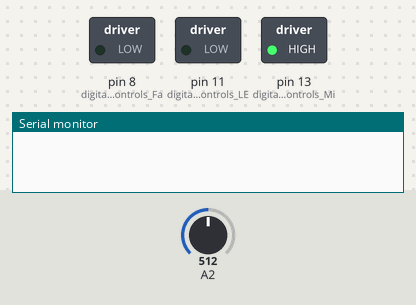
Recording of a sketch running on a simulated Arduino Uno, built with avr-gcc and run on an emulated ATmega328P. On the bench: switched loads named in the sketch (green lamp = pin HIGH), the last lines printed to the serial monitor. The test bench sets the inputs (shaded band); at power-on: A2 = 512.

Above: at 4.0 s.
At 11.5 s:
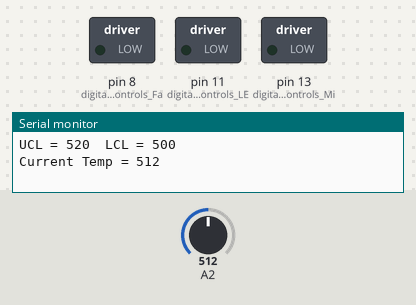
Timing chart, 0 to 19.5 s (numbered marks = the images above):
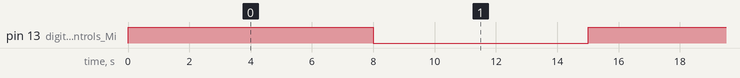

Measured:
- by itself, pin 13 (digital_pin_6_controls_Mi): alternates HIGH for 8.0 s and LOW for 7.0 s

The sketch:

smart_factory.ino
```cpp
int tempval = 0;  // variable to store temperature value read at analog pin 2
int waterval = 100; // variable to store analog water level value
float temp = 0;   //leftover from previous Test sketch

//Setup of setpoint, UCL, and LCL
int setpoint = 510;
//int setpoint = analogRead(5);
int UCL = setpoint + 10;
int LCL = setpoint - 10;

void setup() {

  pinMode(8, OUTPUT); //digital pin 8 controls Fan Motor
  pinMode(11, OUTPUT); //digital pin 7 controls LED Heater
  pinMode(13, OUTPUT); //digital pin 6 controls Mini-Pump
  Serial.begin(9600); //set up to print out text to monitor
}

void loop() {
   digitalWrite(13, HIGH);
  delay(8000);
  digitalWrite(13, LOW);
  //  Serial.print("Setpoint = ");
  //  Serial.print(setpoint);
  Serial.print("UCL = "); Serial.print(UCL);
  Serial.print("  LCL = "); Serial.println(LCL);
  tempval = analogRead(2);  // read thermister analog input pin 5
  Serial.print("Current Temp = ");
  Serial.println(tempval);    // print thermister value to serial monitor

  //IF-THEN-ELSE for Temperature
  if (tempval < LCL)
  {
    Serial.println("***tempval < LCL -- Turn ON LED");
    LEDON();
  }
  else if (tempval > UCL)
  {
    Serial.println("***tempval > UCL -- Turn OFF LED, Turn ON Fan");
    LEDOFF();
  }
  else {}

 delay(7000);
}

void LEDON() {
  //  Serial.println("In LCL Function");
  digitalWrite(11, HIGH); //LED ON
}

void LEDOFF() {
  //  Serial.println("In UCL Function");
  digitalWrite(11, LOW);  //LED OFF
  digitalWrite(8, HIGH); //Fan ON
  delay(5000);
  digitalWrite(8, LOW);  //Fan OFF
}

void PUMPON() {
  Serial.println("In PUMP Function");
  digitalWrite(13, HIGH);  //Mini-pump ON
  delay(5000);  //time to operate mini-pump
  digitalWrite(13, LOW);   //Turn OFF mini-pump
}

//digitalWrite(8, HIGH); //Fan ON
//delay(2000);
//digitalWrite(8, LOW);  //Fan OFF
//delay(2000);

//digitalWrite(7, HIGH); //LED ON
//delay(2000);
//digitalWrite(7, LOW);  //LED OFF
//delay(2000);
```
